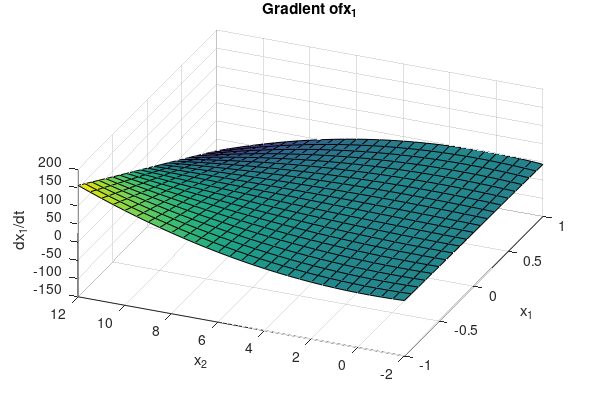
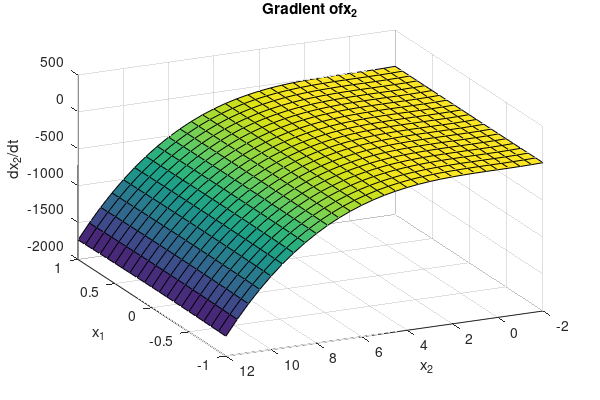

Here is the MATLAB script that generated these plots, in order:
% ENUME MICHAŁ SZOPIŃSKI
% PROJECT C NUMBER 60
% https://github.com/Lachcim/szopinski-enume

% coordinate arguments
argsx = -1:0.1:1;
argsy = -2:0.5:12;

% available functions
functs = {
    "x_1", -67, 50, @(x, y) y + x * (0.5 - x^2 - y^2);    
    "x_2", -115, 30, @(x, y) -x + y * (0.5 - x^2 - y^2)
};

% plot each function
for funct = 1:size(functs, 1)
    [functname, cama, camb, functh] = functs{funct, :};
    
    % evaluate values
    vals = zeros(length(argsx), length(argsy));
    for i = 1:size(argsx, 2)
        for j = 1:size(argsy, 2)
            vals(i, j) = functh(argsx(i), argsy(j));
        end
    end
    
    % plot
    figure;
    surf(argsx, argsy, vals');
    title(strcat("Gradient of ", functname));
    xlabel('x_1');
    ylabel('x_2');
    zlabel(strcat("d", functname, "/dt"));
    xlim([argsx(1), argsx(end)]);
    ylim([argsy(1), argsy(end)]);
    view(cama, camb);
    grid on;
    set(gcf, 'PaperPosition', [0 0 6 4]);
    set(gcf, 'PaperSize', [6 4]);
    print(strcat('report/', functname, 'gradient'), '-dpdf');
end
